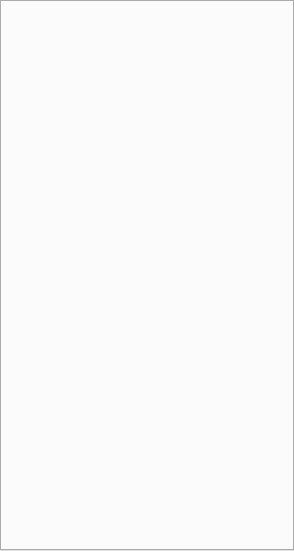
<?xml version="1.0" encoding="UTF-8"?>
<ui version="4.0">
 <class>QArkNavigationTabWidget</class>
 <widget class="QTabWidget" name="QArkNavigationTabWidget">
  <property name="geometry">
   <rect>
    <x>0</x>
    <y>0</y>
    <width>294</width>
    <height>551</height>
   </rect>
  </property>
  <property name="windowTitle">
   <string>TabWidget</string>
  </property>
  <property name="currentIndex">
   <number>-1</number>
  </property>
 </widget>
 <resources/>
 <connections/>
</ui>
